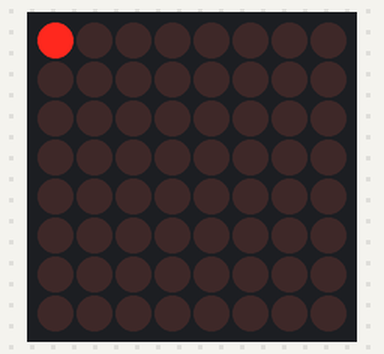
This sketch was run on a simulated Arduino Uno, built with avr-gcc and run on an emulated ATmega328P. On the bench: 8×8 LED matrix.

Above: at 0.1 s.
At 1.1 s:
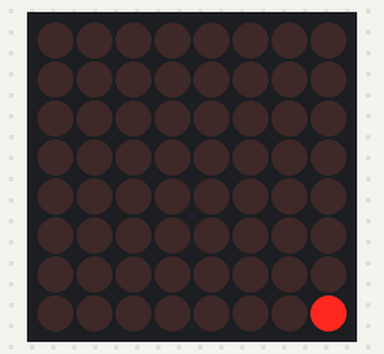
At 2.1 s:
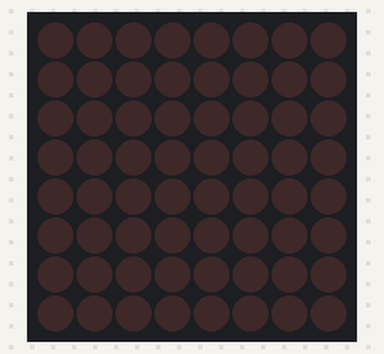

Measured:
- by itself, everything shown: repeats every 3.0 s, in 3 steps
- what the display in image 1 shows lasts 1.0 s, from 1.0 s to 2.0 s

The sketch:

P4-1.ino
```cpp
#include "LedControl.h"

LedControl lc = LedControl(12, 11, 10, 1);

int row, column, address;

void setup() {
  // put your setup code here, to run once:
  int devices = lc.getDeviceCount();
  for(int address = 0; address<devices; address++){
    lc.shutdown(address, false);
    lc.setIntensity(address, 2);
    lc.clearDisplay(address);
  }
}

void loop() {
  // put your main code here, to run repeatedly:
  int devices = lc.getDeviceCount();
  address = 0;
  row = 0;
  column = 0;
  lc.setLed(address, row, column, true);
  delay(1000);
  lc.setLed(address, row, column, false);
  row = 7;
  column = 7;
  lc.setLed(address, row, column, true);
  delay(1000);
  lc.setLed(address, row, column, false);
  delay(1000);
}
```
